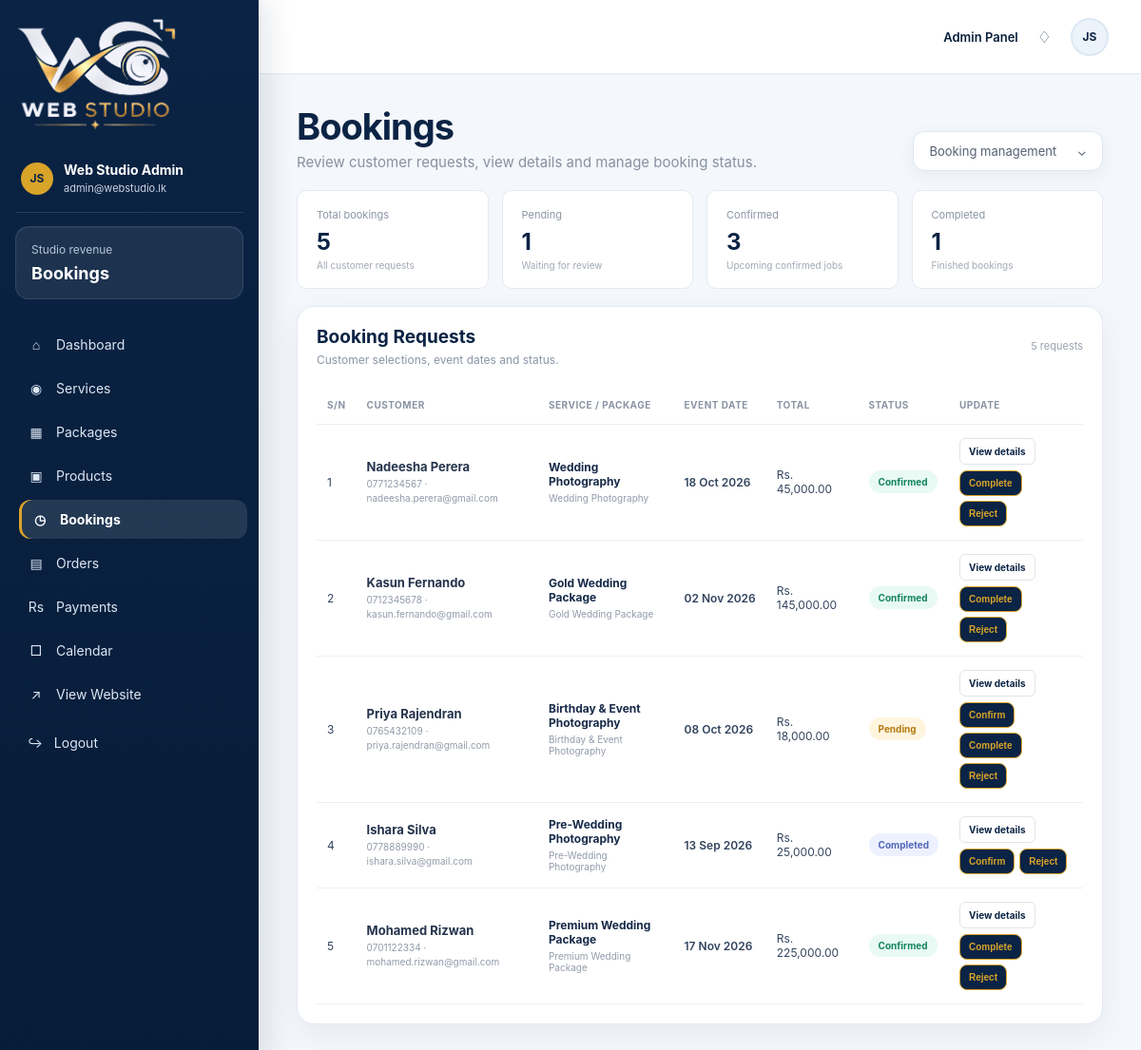
Screenshot of /admin/bookings.php (signed in) with the database file from the repository.
### tables this page shows
CREATE TABLE IF NOT EXISTS bookings (
 id INT AUTO_INCREMENT PRIMARY KEY,
 user_id INT DEFAULT NULL,
 name VARCHAR(120) NOT NULL,
 phone VARCHAR(40) NOT NULL,
 email VARCHAR(150),
 event_type VARCHAR(120),
 service_id INT DEFAULT NULL,
 package_id INT DEFAULT NULL,
 event_date DATE,
 start_time TIME DEFAULT NULL,
 end_time TIME DEFAULT NULL,
 location VARCHAR(255) DEFAULT NULL,
 message TEXT,
 status ENUM('pending','confirmed','completed','cancelled') NOT NULL DEFAULT 'pending',
 total_amount DECIMAL(10,2) NOT NULL DEFAULT 0,
 created_at TIMESTAMP DEFAULT CURRENT_TIMESTAMP,
 updated_at TIMESTAMP DEFAULT CURRENT_TIMESTAMP ON UPDATE CURRENT_TIMESTAMP,
 FOREIGN KEY (user_id) REFERENCES users(id) ON DELETE SET NULL,
 FOREIGN KEY (service_id) REFERENCES services(id) ON DELETE SET NULL,
 FOREIGN KEY (package_id) REFERENCES packages(id) ON DELETE SET NULL,
 INDEX idx_bookings_date (event_date),
 INDEX idx_bookings_user (user_id),
 INDEX idx_bookings_status (status)
);

### includes/auth.php (called while the page is built, shortened)
<?php
function e(string $value): string
{
    return htmlspecialchars(
        $value,
        ENT_QUOTES,
        'UTF-8'
    );
}
?>

### admin/bookings.php (the view, shortened to what this page needs)
<?php
require_once '../includes/auth.php';
require_once '../includes/functions.php';
$total = (int) (
    mysqli_fetch_row(
        mysqli_query(
            $conn,
            'SELECT COUNT(*) FROM bookings'
        )
    )[0] ?? 0
);
$pending = (int) (
    mysqli_fetch_row(
        mysqli_query(
            $conn,
            "SELECT COUNT(*) FROM bookings
             WHERE status='pending'"
        )
    )[0] ?? 0
);
$confirmed = (int) (
    mysqli_fetch_row(
        mysqli_query(
            $conn,
            "SELECT COUNT(*) FROM bookings
             WHERE status='confirmed'"
        )
    )[0] ?? 0
);
$completed = (int) (
    mysqli_fetch_row(
        mysqli_query(
            $conn,
            "SELECT COUNT(*) FROM bookings
             WHERE status='completed'"
        )
    )[0] ?? 0
);
$q = mysqli_query(
    $conn,
    "SELECT
        b.*,
        GROUP_CONCAT(
            bs.item_name
            ORDER BY bs.id
            SEPARATOR ', '
        ) selected_item
     FROM bookings b
     LEFT JOIN booking_services bs
        ON bs.booking_id = b.id
     GROUP BY b.id
     ORDER BY b.created_at DESC"
);
?>
<!doctype html>
<html lang="en">
<head>
    <link
        rel="stylesheet"
        href="assets/admin.css"
    >
</head>
<body class="admin-body">
<div class="app-shell">
    <aside class="sidebar">
        <div class="brand-box">
            <img
                src="../assets/images/logo-light.png"
                alt="Web Studio"
            >
        </div>
        <div class="profile-mini">
            <div class="avatar">
                JS
            </div>
            <div>
                <strong>
                    <?= e($_SESSION['admin']['name'] ?? 'Admin') ?>
                </strong>
                <small>
                    <?= e(
                        $_SESSION['admin']['email']
                        ?? 'Administrator'
                    ) ?>
                </small>
            </div>
        </div>
        <div class="side-balance">
            <span>
                Studio revenue
            </span>
            <strong>
                Bookings
            </strong>
        </div>
        <nav>
            <a href="index.php">
                <span>⌂</span>
                Dashboard
            </a>
            <a href="services.php">
                <span>◉</span>
                Services
            </a>
            <a href="packages.php">
                <span>▦</span>
                Packages
            </a>
            <a href="products.php">
                <span>▣</span>
                Products
            </a>
            <a
                class="active"
                href="bookings.php"
            >
                <span>◷</span>
                Bookings
            </a>
            <a href="orders.php">
                <span>▤</span> Orders
            </a>
            <a href="payments.php">
                <span>Rs</span>
                Payments
            </a>
            <a href="calendar.php">
                <span>□</span>
                Calendar
            </a>
            <a
                href="../index.php"
                target="_blank"
            >
                <span>↗</span>
                View Website
            </a>
        </nav>
        <a
            class="logout-link"
            href="logout.php"
        >
            ↪ &nbsp; Logout
        </a>
    </aside>
    <main class="dashboard-main">
        <header class="topbar">
            <div class="top-actions">
                <span>
                    Admin Panel
                </span>
                <span class="bell">
                    ♢
                </span>
                <span class="top-avatar">
                    JS
                </span>
            </div>
        </header>
        <section class="content">
            <div class="page-heading">
                <div>
                    <h1>
                        Bookings
                    </h1>
                    <p>
                        Review customer requests,
                        view details and manage booking status.
                    </p>
                </div>
                <div class="date-pill">
                    Booking management
                    <span>
                        ⌄
                    </span>
                </div>
            </div>
            <div class="booking-stats">
                <div class="mini-stat">
                    <span>
                        Total bookings
                    </span>
                    <strong>
                        <?= $total ?>
                    </strong>
                    <em>
                        All customer requests
                    </em>
                </div>
                <div class="mini-stat">
                    <span>
                        Pending
                    </span>
                    <strong>
                        <?= $pending ?>
                    </strong>
                    <em>
                        Waiting for review
                    </em>
                </div>
                <div class="mini-stat">
                    <span>
                        Confirmed
                    </span>
                    <strong>
                        <?= $confirmed ?>
                    </strong>
                    <em>
                        Upcoming confirmed jobs
                    </em>
                </div>
                <div class="mini-stat">
                    <span>
                        Completed
                    </span>
                    <strong>
                        <?= $completed ?>
                    </strong>
                    <em>
                        Finished bookings
                    </em>
                </div>
            </div>
            <section class="panel">
                <div class="panel-head">
                    <div>
                        <h2>
                            Booking Requests
                        </h2>
                        <p>
                            Customer selections,
                            event dates and status.
                        </p>
                    </div>
                    <span class="right-note">
                        <?= $total ?> requests
                    </span>
                </div>
                <div class="table-wrap">
                    <table class="booking-table">
                        <thead>
                            <tr>
                                <th>S/N</th>
                                <th>Customer</th>
                                <th>Service / Package</th>
                                <th>Event date</th>
                                <th>Total</th>
                                <th>Status</th>
                                <th>Update</th>
                            </tr>
                        </thead>
                        <tbody>
                        <?php if ($q && mysqli_num_rows($q)): ?>
                            <?php
                            $i = 1;
                            while ($b = mysqli_fetch_assoc($q)):
                                $s = $b['status'] ?? 'pending';
                            ?>
                                <tr>
                                    <td>
                                        <?= $i++ ?>
                                    </td>
                                    <td class="customer">
                                        <strong>
                                            <?= e($b['name']) ?>
                                        </strong>
                                        <small>
                                            <?= e($b['phone']) ?>
                                            <?php if (!empty($b['email'])): ?>
                                                · <?= e($b['email']) ?>
                                            <?php endif; ?>
                                        </small>
                                    </td>
                                    <td>
                                        <span class="booking-item">
                                            <?= e(
                                                $b['selected_item']
                                                ?: $b['event_type']
                                                ?: 'Photography'
                                            ) ?>
                                        </span>
                                        <small
                                            style="
                                                display:block;
                                                color:#929baa;
                                                margin-top:4px
                                            "
                                        >
                                            <?= e(
                                                $b['event_type']
                                                ?: 'Event'
                                            ) ?>
                                        </small>
                                    </td>
                                    <td class="booking-date">
                                        <?= $b['event_date']
                                            ? date(
                                                'd M Y',
                                                strtotime(
                                                    $b['event_date']
                                                )
                                            )
                                            : '—'
                                        ?>
                                    </td>
                                    <td>
                                        Rs.
                                        <?= number_format(
                                            (float) $b['total_amount'],
                                            2
                                        ) ?>
                                    </td>
                                    <td>
                                        <span
                                            class="status <?= e($s) ?>"
                                        >
                                            <?= e($s) ?>
                                        </span>
                                    </td>
                                    <td>
                                        <a
                                            class="view-btn"
                                            href="booking-details.php?id=<?= $b['id'] ?>"
                                        >
                                            View details
                                        </a>
                                        <div class="status-actions">
                                            <?php if ($s !== 'confirmed'): ?>
                                                <form method="post">
                                                    <button
                                                        class="confirm"
                                                        type="submit"
                                                    >
                                                        Confirm
                                                    </button>
                                                </form>
                                            <?php endif; ?>
                                            <?php if ($s !== 'completed'): ?>
                                                <form method="post">
                                                    <button type="submit">
                                                        Complete
                                                    </button>
                                                </form>
                                            <?php endif; ?>
                                            <?php if ($s !== 'cancelled'): ?>
                                                <form
                                                    method="post"
                                                    onsubmit="
                                                        return confirm(
                                                            'Cancel this booking?'
                                                        )
                                                    "
                                                >
                                                    <button
                                                        class="cancel"
                                                        type="submit"
                                                    >
                                                        Reject
                                                    </button>
                                                </form>
                                            <?php endif; ?>
                                        </div>
                                    </td>
                                </tr>
                            <?php endwhile; ?>
                        <?php endif; ?>
                        </tbody>
                    </table>
                </div>
            </section>
        </section>
    </main>
</div>
</body>
</html>

### admin/bookings.php (style rules this page uses)
.booking-stats { display: grid; grid-template-columns: repeat(4, 1fr); gap: 14px; margin-bottom: 18px; }
.mini-stat { background: #fff; border: 1px solid #e9edf2; border-radius: 10px; padding: 18px 20px; }
.mini-stat span { display: block; color: #8b95a4; font-size: 11px; margin-bottom: 7px; }
.mini-stat strong { font-size: 24px; }
.mini-stat em { display: block; font-style: normal; color: #a0a8b4; font-size: 10px; margin-top: 4px; }
.booking-table { width: 100%; border-collapse: collapse; }
.booking-table th, .booking-table td { padding: 14px 11px; border-bottom: 1px solid #edf0f3; text-align: left; vertical-align: middle; }
.booking-table th { font-size: 10px; color: #8a94a4; text-transform: uppercase; letter-spacing: .5px; }
.booking-table td { font-size: 12px; }
.customer strong { display: block; font-size: 13px; }
.customer small { display: block; color: #929baa; font-size: 10px; margin-top: 3px; }
.booking-item { font-weight: 700; color: #172a49; }
.booking-date { font-weight: 600; white-space: nowrap; }
.status { display: inline-block; padding: 6px 10px; border-radius: 12px; font-size: 10px; font-weight: 700; text-transform: capitalize; }
.status.pending { background: #fff5df; color: #b47a11; }
.status.confirmed { background: #e8faf3; color: #13845f; }
.status.completed { background: #edf1ff; color: #5266b8; }
.status-actions { display: flex; gap: 5px; flex-wrap: wrap; }
.status-actions form { margin: 0; }
.status-actions button, .view-btn { border: 1px solid #dfe5ec; border-radius: 6px; padding: 7px 9px; background: #fff; text-decoration: none; color: #536074; font-size: 10px; cursor: pointer; }
.status-actions .confirm { border-color: #d5eee4; color: #13845f; }
.status-actions .cancel { border-color: #f0d5d5; color: #b74b4b; }
.view-btn { display: inline-block; margin-bottom: 6px; color: #0b2344; font-weight: 700; }

### rows the page displays
bookings: name "Nadeesha Perera", phone "0771234567", email "nadeesha.perera@gmail.com", event_type "Wedding Photography", event_date "18 Oct 2026", total_amount "45,000.00", status "Confirmed"
bookings: name "Kasun Fernando", phone "0712345678", email "kasun.fernando@gmail.com", event_type "Gold Wedding Package", event_date "02 Nov 2026", total_amount "145,000.00", status "Confirmed"
bookings: name "Priya Rajendran", phone "0765432109", email "priya.rajendran@gmail.com", event_type "Birthday & Event Photography", event_date "08 Oct 2026", total_amount "18,000.00", status "Pending"
bookings: name "Ishara Silva", phone "0778889990", email "ishara.silva@gmail.com", event_type "Pre-Wedding Photography", event_date "13 Sep 2026", total_amount "25,000.00", status "Completed"
bookings: name "Mohamed Rizwan", phone "0701122334", email "mohamed.rizwan@gmail.com", event_type "Premium Wedding Package", event_date "17 Nov 2026", total_amount "225,000.00", status "Confirmed"

### other values shown
$_SESSION['admin']['name'] "Web Studio Admin"
$_SESSION['admin']['email'] "admin@webstudio.lk"
$total "5"
$pending "1"
$confirmed "3"
$completed "1"
